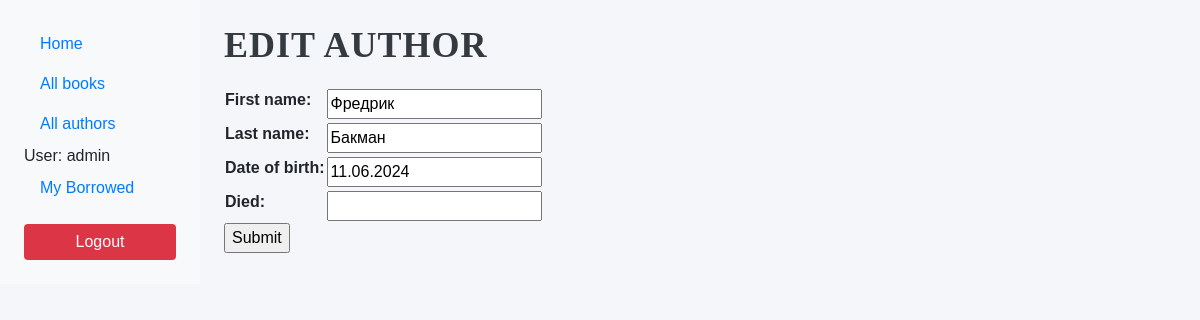
The app's page /catalog/author/1/update/ (signed in), older data.
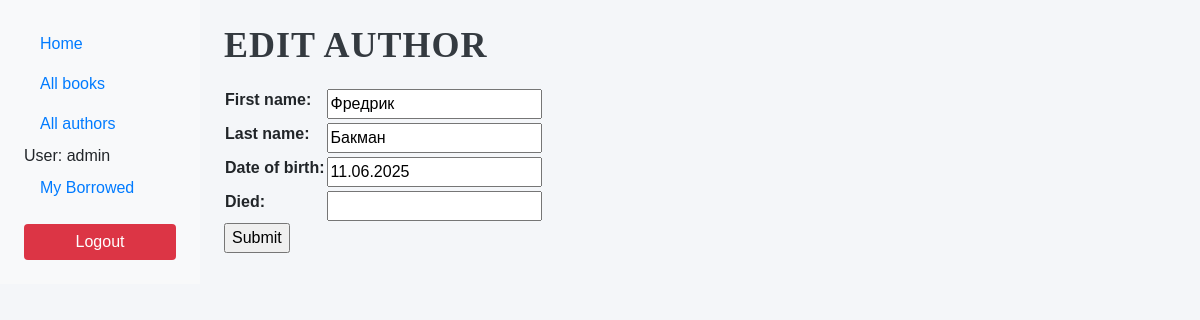
The same page, newer data.
### catalog/models.py (models this page shows, shortened)
class Author(models.Model):
    first_name = models.CharField(max_length=100)
    last_name = models.CharField(max_length=100)
    date_of_birth = models.DateField(null=True, blank=True)
    date_of_death = models.DateField('Died', null=True, blank=True)

### catalog/views.py (the view)
# urls.py: path('author/<int:pk>/update/', views.AuthorUpdate.as_view(), name='author_update'),
class AuthorUpdate(UpdateView):
    model = Author
    fields = ['first_name', 'last_name', 'date_of_birth', 'date_of_death']
    template_name = 'catalog/author_form.html'
    success_url = reverse_lazy('author-list')

### catalog/templates/catalog/author_form.html (shortened to what this page needs)
{% extends "base_generic.html" %}
{% block content %}
  <h1>{% if form.instance.pk %}Edit{% else %}Create{% endif %} Author</h1>
  <form action="" method="post">
      <table>
          {{ form.as_table }}
      </table>
      <input type="submit" value="Submit" />
  </form>
{% endblock %}

Row changes from the older to the newer data that the page shows:
changed Author "Фредрик": date_of_birth "11.06.2024" → "11.06.2025"
